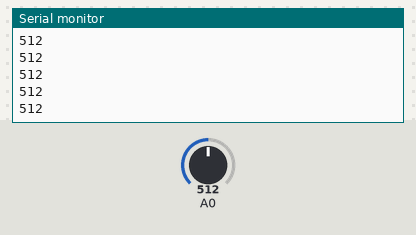
This sketch was run on a simulated Arduino Uno, built with avr-gcc and run on an emulated ATmega328P. On the bench: the last lines printed to the serial monitor. The inputs (shaded band) are chosen by the test bench; at power-on: A0 = 512.

Above: at 1.2 s.
1.3 s: A0 set to 716
At 1.8 s:
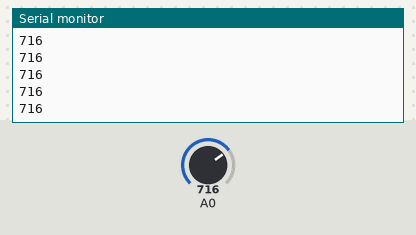
2.8 s: A0 set to 900
At 3.7 s:
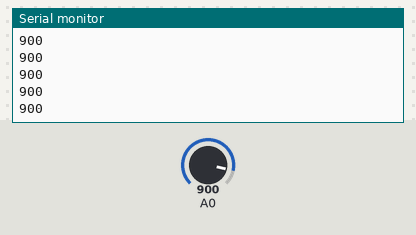
Timing chart, 0 to 5.8 s (numbered marks = the images above; inputs shaded):
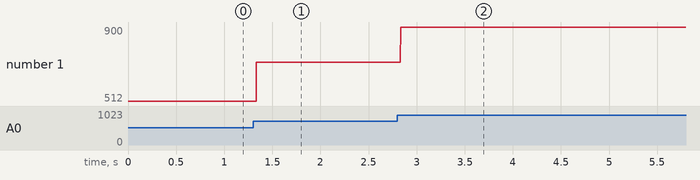

The sketch:

Hugh.ino
```cpp
// Hugh's Arduino


const int dcm = 9;  // this is the motor.
const int timer = 9000; // this is how much time for delay.
int var = 0; // placeholder
int go = 9;


void setup() {
  // put your setup code here, to run once:
Serial.begin(19200);
  pinMode (dcm, OUTPUT);

}

void loop() {

  var = analogRead(0); //var is equal to whatever the sensor reads.
  Serial.println(var);
 // var = map(var, 0, 900, 0, 255);
  float x = 0;
  if (var < go){
    x = 1;
  } else {}

  if (x == 1){
    digitalWrite(dcm, HIGH);
    delay(timer);
    digitalWrite(dcm, LOW);
    x = 0;
  } else {}


  // put your main code here, to run repeatedly:


}
```

Measured:
- after the input at 1.3 s, the serial monitor: prints a new line at once (image 1)
- after the input at 2.8 s, the serial monitor: prints a new line at once (image 2)
- plotted number 1: 512 → 716 after the input at 1.3 s, 716 → 900 after the input at 2.8 s
